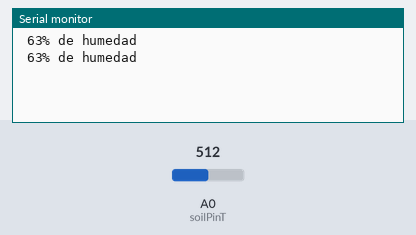
This sketch was run on a simulated Arduino Uno, built with avr-gcc and run on an emulated ATmega328P. On the bench: the last lines printed to the serial monitor. The inputs (shaded band) are chosen by the test bench; at power-on: A0 (soilPinT) = 512.

Above: at 1.8 s.
1.9 s: A0 (soilPinT) set to 221
At 2.8 s:
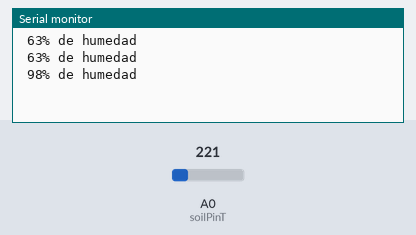
3.4 s: A0 (soilPinT) set to 192
At 4.5 s:
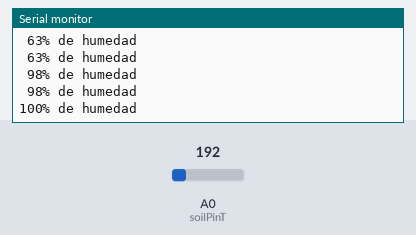

Measured:
- the behaviour switches between 209 and 208 on A0 (soilPinT) (found by bisection; images 1 and 2)
- after the input at 1.9 s, the serial monitor: prints a new line after 0.10 s (image 1)
- after the input at 3.4 s, the serial monitor: prints a new line after 0.60 s (image 2)

The sketch:

Sensor-de-humedad-de-suelo.ino
```cpp
/*
  Created by TEOS
  Domotic with Arduino https://goo.gl/btZpjs
  YouTube https://goo.gl/k7TUSZ
  Instagram https://goo.gl/zEIjia
  Facebook https://goo.gl/eivraR
  Twitter https://goo.gl/du5Wgn
  Github https://goo.gl/Xl5IiS
  Google Plus https://goo.gl/gBnUdh
  WEB https://www.proyecto-teos.com/
*/

const uint8_t soilPinT = A0;

void setup() {
  Serial.begin(9600);
}

void loop() {
  char toCharSoilT[3], resultSerialT[15];
  uint8_t valueSoilT;

  valueSoilT = map(analogRead(soilPinT), 200, 1023, 100, 0);
  valueSoilT = constrain (valueSoilT, 0, 100);

  dtostrf(valueSoilT, 3, 0, toCharSoilT);

  strcpy(resultSerialT, toCharSoilT);
  strcat(resultSerialT, "% de humedad");

  Serial.println(resultSerialT);

  delay(1000);
}
```
